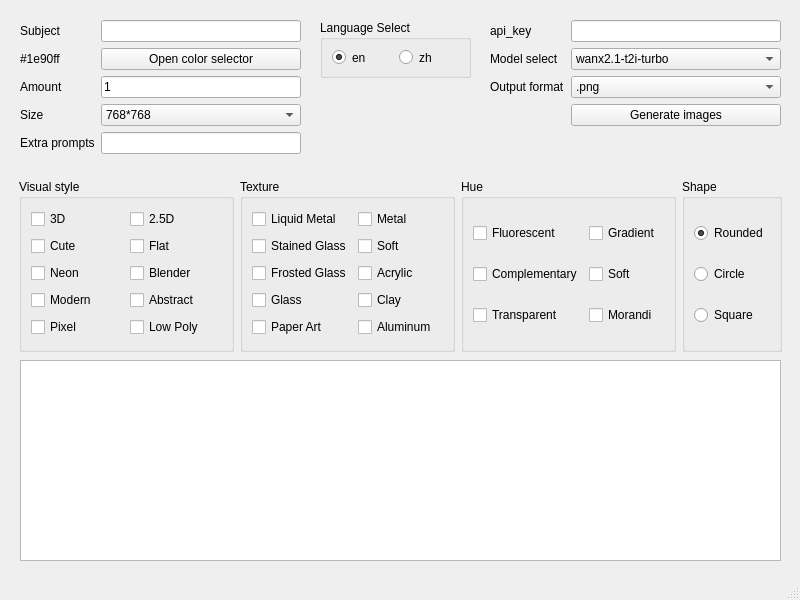
<?xml version="1.0" encoding="UTF-8"?>
<ui version="4.0">
 <class>MainWindow</class>
 <widget class="QMainWindow" name="MainWindow">
  <property name="geometry">
   <rect>
    <x>0</x>
    <y>0</y>
    <width>800</width>
    <height>600</height>
   </rect>
  </property>
  <property name="minimumSize">
   <size>
    <width>800</width>
    <height>600</height>
   </size>
  </property>
  <property name="maximumSize">
   <size>
    <width>800</width>
    <height>600</height>
   </size>
  </property>
  <property name="windowTitle">
   <string>AI Icon Generator</string>
  </property>
  <widget class="QWidget" name="centralwidget">
   <widget class="QWidget" name="formLayoutWidget">
    <property name="geometry">
     <rect>
      <x>490</x>
      <y>20</y>
      <width>291</width>
      <height>114</height>
     </rect>
    </property>
    <layout class="QFormLayout" name="formLayout">
     <item row="0" column="0">
      <widget class="QLabel" name="api_key">
       <property name="text">
        <string>api_key</string>
       </property>
      </widget>
     </item>
     <item row="0" column="1">
      <widget class="QLineEdit" name="api_key_lineEdit"/>
     </item>
     <item row="1" column="0">
      <widget class="QLabel" name="model_select">
       <property name="text">
        <string>Model select</string>
       </property>
      </widget>
     </item>
     <item row="1" column="1">
      <widget class="QComboBox" name="model_select_comboBox">
       <property name="sizePolicy">
        <sizepolicy hsizetype="Preferred" vsizetype="Fixed">
         <horstretch>0</horstretch>
         <verstretch>0</verstretch>
        </sizepolicy>
       </property>
       <property name="layoutDirection">
        <enum>Qt::LeftToRight</enum>
       </property>
       <item>
        <property name="text">
         <string>wanx2.1-t2i-turbo</string>
        </property>
       </item>
       <item>
        <property name="text">
         <string>wanx2.1-t2i-plus</string>
        </property>
       </item>
       <item>
        <property name="text">
         <string>wanx2.0-t2i-turbo</string>
        </property>
       </item>
      </widget>
     </item>
     <item row="2" column="0">
      <widget class="QLabel" name="output_format">
       <property name="text">
        <string>Output format</string>
       </property>
      </widget>
     </item>
     <item row="2" column="1">
      <widget class="QComboBox" name="output_format_comboBox">
       <property name="sizePolicy">
        <sizepolicy hsizetype="Preferred" vsizetype="Fixed">
         <horstretch>0</horstretch>
         <verstretch>0</verstretch>
        </sizepolicy>
       </property>
       <property name="insertPolicy">
        <enum>QComboBox::InsertAtBottom</enum>
       </property>
       <property name="sizeAdjustPolicy">
        <enum>QComboBox::AdjustToContentsOnFirstShow</enum>
       </property>
       <item>
        <property name="text">
         <string>.png</string>
        </property>
       </item>
       <item>
        <property name="text">
         <string>.jpg</string>
        </property>
       </item>
      </widget>
     </item>
     <item row="3" column="1">
      <widget class="QPushButton" name="generate_image_pushButton">
       <property name="sizePolicy">
        <sizepolicy hsizetype="Minimum" vsizetype="Fixed">
         <horstretch>0</horstretch>
         <verstretch>0</verstretch>
        </sizepolicy>
       </property>
       <property name="maximumSize">
        <size>
         <width>16777215</width>
         <height>16777215</height>
        </size>
       </property>
       <property name="contextMenuPolicy">
        <enum>Qt::DefaultContextMenu</enum>
       </property>
       <property name="text">
        <string>Generate images</string>
       </property>
      </widget>
     </item>
    </layout>
   </widget>
   <widget class="QWidget" name="formLayoutWidget_2">
    <property name="geometry">
     <rect>
      <x>20</x>
      <y>20</y>
      <width>281</width>
      <height>142</height>
     </rect>
    </property>
    <layout class="QFormLayout" name="formLayout_2">
     <item row="0" column="0">
      <widget class="QLabel" name="icon_name">
       <property name="text">
        <string>Subject</string>
       </property>
      </widget>
     </item>
     <item row="0" column="1">
      <widget class="QLineEdit" name="icon_name_lineEdit"/>
     </item>
     <item row="1" column="0">
      <widget class="QLabel" name="icon_color_select">
       <property name="text">
        <string>#1e90ff</string>
       </property>
      </widget>
     </item>
     <item row="4" column="0">
      <widget class="QLabel" name="extra_prompts">
       <property name="text">
        <string>Extra prompts</string>
       </property>
      </widget>
     </item>
     <item row="4" column="1">
      <widget class="QLineEdit" name="extra_prompts_lineEdit"/>
     </item>
     <item row="2" column="1">
      <widget class="QLineEdit" name="icon_amount_lineEdit">
       <property name="text">
        <string>1</string>
       </property>
      </widget>
     </item>
     <item row="3" column="1">
      <widget class="QComboBox" name="icon_size_comboBox">
       <item>
        <property name="text">
         <string>768*768</string>
        </property>
       </item>
       <item>
        <property name="text">
         <string>1024*1024</string>
        </property>
       </item>
       <item>
        <property name="text">
         <string>1440*1440</string>
        </property>
       </item>
      </widget>
     </item>
     <item row="2" column="0">
      <widget class="QLabel" name="icon_amount">
       <property name="text">
        <string>Amount</string>
       </property>
      </widget>
     </item>
     <item row="3" column="0">
      <widget class="QLabel" name="icon_size">
       <property name="text">
        <string>Size</string>
       </property>
      </widget>
     </item>
     <item row="1" column="1">
      <widget class="QPushButton" name="icon_color_select_pushButton">
       <property name="text">
        <string>Open color selector</string>
       </property>
      </widget>
     </item>
    </layout>
   </widget>
   <widget class="QScrollArea" name="scrollArea">
    <property name="geometry">
     <rect>
      <x>10</x>
      <y>170</y>
      <width>781</width>
      <height>191</height>
     </rect>
    </property>
    <property name="frameShape">
     <enum>QFrame::NoFrame</enum>
    </property>
    <property name="frameShadow">
     <enum>QFrame::Sunken</enum>
    </property>
    <property name="verticalScrollBarPolicy">
     <enum>Qt::ScrollBarAsNeeded</enum>
    </property>
    <property name="widgetResizable">
     <bool>true</bool>
    </property>
    <widget class="QWidget" name="scrollAreaWidgetContents">
     <property name="geometry">
      <rect>
       <x>-83</x>
       <y>0</y>
       <width>843</width>
       <height>184</height>
      </rect>
     </property>
     <layout class="QGridLayout" name="gridLayout_3">
      <item row="0" column="0">
       <widget class="QGroupBox" name="visual_style_groupBox">
        <property name="title">
         <string>Visual style</string>
        </property>
        <layout class="QGridLayout" name="gridLayout">
         <item row="4" column="1">
          <widget class="QCheckBox" name="checkBox_24">
           <property name="text">
            <string>Low Poly</string>
           </property>
          </widget>
         </item>
         <item row="4" column="0">
          <widget class="QCheckBox" name="checkBox_23">
           <property name="text">
            <string>Pixel</string>
           </property>
          </widget>
         </item>
         <item row="1" column="1">
          <widget class="QCheckBox" name="checkBox_2">
           <property name="text">
            <string>Flat</string>
           </property>
          </widget>
         </item>
         <item row="2" column="1">
          <widget class="QCheckBox" name="checkBox_6">
           <property name="text">
            <string>Blender</string>
           </property>
          </widget>
         </item>
         <item row="0" column="0">
          <widget class="QCheckBox" name="checkBox_7">
           <property name="text">
            <string>3D</string>
           </property>
          </widget>
         </item>
         <item row="3" column="1">
          <widget class="QCheckBox" name="checkBox_22">
           <property name="text">
            <string>Abstract</string>
           </property>
          </widget>
         </item>
         <item row="3" column="0">
          <widget class="QCheckBox" name="checkBox_20">
           <property name="text">
            <string>Modern</string>
           </property>
          </widget>
         </item>
         <item row="2" column="0">
          <widget class="QCheckBox" name="checkBox_5">
           <property name="text">
            <string>Neon</string>
           </property>
          </widget>
         </item>
         <item row="0" column="1">
          <widget class="QCheckBox" name="checkBox_8">
           <property name="text">
            <string>2.5D</string>
           </property>
          </widget>
         </item>
         <item row="1" column="0">
          <widget class="QCheckBox" name="checkBox">
           <property name="text">
            <string>Cute</string>
           </property>
          </widget>
         </item>
        </layout>
       </widget>
      </item>
      <item row="0" column="2">
       <widget class="QGroupBox" name="hue_groupBox">
        <property name="maximumSize">
         <size>
          <width>250</width>
          <height>16777215</height>
         </size>
        </property>
        <property name="title">
         <string>Hue</string>
        </property>
        <layout class="QGridLayout" name="gridLayout_2">
         <item row="0" column="1">
          <widget class="QCheckBox" name="checkBox_4">
           <property name="text">
            <string>Gradient</string>
           </property>
          </widget>
         </item>
         <item row="4" column="0">
          <widget class="QCheckBox" name="checkBox_10">
           <property name="text">
            <string>Transparent</string>
           </property>
          </widget>
         </item>
         <item row="4" column="1">
          <widget class="QCheckBox" name="checkBox_3">
           <property name="text">
            <string>Morandi</string>
           </property>
          </widget>
         </item>
         <item row="1" column="1">
          <widget class="QCheckBox" name="checkBox_9">
           <property name="text">
            <string>Soft</string>
           </property>
          </widget>
         </item>
         <item row="0" column="0">
          <widget class="QCheckBox" name="checkBox_11">
           <property name="text">
            <string>Fluorescent</string>
           </property>
          </widget>
         </item>
         <item row="1" column="0">
          <widget class="QCheckBox" name="checkBox_12">
           <property name="text">
            <string>Complementary</string>
           </property>
          </widget>
         </item>
        </layout>
       </widget>
      </item>
      <item row="0" column="1">
       <widget class="QGroupBox" name="texture_groupBox">
        <property name="title">
         <string>Texture</string>
        </property>
        <layout class="QGridLayout" name="gridLayout_4">
         <item row="3" column="0">
          <widget class="QCheckBox" name="checkBox_17">
           <property name="text">
            <string>Frosted Glass</string>
           </property>
          </widget>
         </item>
         <item row="3" column="1">
          <widget class="QCheckBox" name="checkBox_18">
           <property name="text">
            <string>Acrylic</string>
           </property>
          </widget>
         </item>
         <item row="0" column="0">
          <widget class="QCheckBox" name="checkBox_14">
           <property name="text">
            <string>Liquid Metal</string>
           </property>
          </widget>
         </item>
         <item row="5" column="1">
          <widget class="QCheckBox" name="checkBox_26">
           <property name="text">
            <string>Aluminum</string>
           </property>
          </widget>
         </item>
         <item row="4" column="1">
          <widget class="QCheckBox" name="checkBox_21">
           <property name="text">
            <string>Clay</string>
           </property>
          </widget>
         </item>
         <item row="0" column="1">
          <widget class="QCheckBox" name="checkBox_13">
           <property name="text">
            <string>Metal</string>
           </property>
          </widget>
         </item>
         <item row="4" column="0">
          <widget class="QCheckBox" name="checkBox_19">
           <property name="text">
            <string>Glass</string>
           </property>
          </widget>
         </item>
         <item row="5" column="0">
          <widget class="QCheckBox" name="checkBox_25">
           <property name="text">
            <string>Paper Art</string>
           </property>
          </widget>
         </item>
         <item row="2" column="1">
          <widget class="QCheckBox" name="checkBox_16">
           <property name="text">
            <string>Soft</string>
           </property>
          </widget>
         </item>
         <item row="2" column="0">
          <widget class="QCheckBox" name="checkBox_15">
           <property name="text">
            <string>Stained Glass</string>
           </property>
          </widget>
         </item>
        </layout>
       </widget>
      </item>
      <item row="0" column="3">
       <widget class="QGroupBox" name="shape_groupBox">
        <property name="maximumSize">
         <size>
          <width>100</width>
          <height>16777215</height>
         </size>
        </property>
        <property name="title">
         <string>Shape</string>
        </property>
        <layout class="QGridLayout" name="gridLayout_5">
         <item row="1" column="1">
          <widget class="QRadioButton" name="radioButton_2">
           <property name="text">
            <string>Circle</string>
           </property>
           <property name="checked">
            <bool>false</bool>
           </property>
          </widget>
         </item>
         <item row="2" column="1">
          <widget class="QRadioButton" name="radioButton">
           <property name="text">
            <string>Square</string>
           </property>
          </widget>
         </item>
         <item row="0" column="1">
          <widget class="QRadioButton" name="radioButton_3">
           <property name="text">
            <string>Rounded</string>
           </property>
           <property name="checked">
            <bool>true</bool>
           </property>
          </widget>
         </item>
        </layout>
       </widget>
      </item>
     </layout>
    </widget>
   </widget>
   <widget class="QListWidget" name="imagePreviewList">
    <property name="geometry">
     <rect>
      <x>20</x>
      <y>360</y>
      <width>761</width>
      <height>201</height>
     </rect>
    </property>
    <property name="verticalScrollBarPolicy">
     <enum>Qt::ScrollBarAlwaysOff</enum>
    </property>
    <property name="iconSize">
     <size>
      <width>192</width>
      <height>192</height>
     </size>
    </property>
    <property name="horizontalScrollMode">
     <enum>QAbstractItemView::ScrollPerPixel</enum>
    </property>
    <property name="flow">
     <enum>QListView::LeftToRight</enum>
    </property>
    <property name="resizeMode">
     <enum>QListView::Adjust</enum>
    </property>
   </widget>
   <widget class="QGroupBox" name="language_select_groupBox">
    <property name="geometry">
     <rect>
      <x>320</x>
      <y>20</y>
      <width>151</width>
      <height>58</height>
     </rect>
    </property>
    <property name="title">
     <string>Language Select</string>
    </property>
    <layout class="QHBoxLayout" name="horizontalLayout">
     <item>
      <widget class="QRadioButton" name="en_US_radio_Button">
       <property name="text">
        <string>en</string>
       </property>
       <property name="checked">
        <bool>true</bool>
       </property>
      </widget>
     </item>
     <item>
      <widget class="QRadioButton" name="zh_CN_radio_Button">
       <property name="text">
        <string>zh</string>
       </property>
      </widget>
     </item>
    </layout>
   </widget>
  </widget>
  <widget class="QMenuBar" name="menubar">
   <property name="geometry">
    <rect>
     <x>0</x>
     <y>0</y>
     <width>800</width>
     <height>26</height>
    </rect>
   </property>
  </widget>
  <widget class="QStatusBar" name="statusbar"/>
 </widget>
 <resources/>
 <connections/>
</ui>
